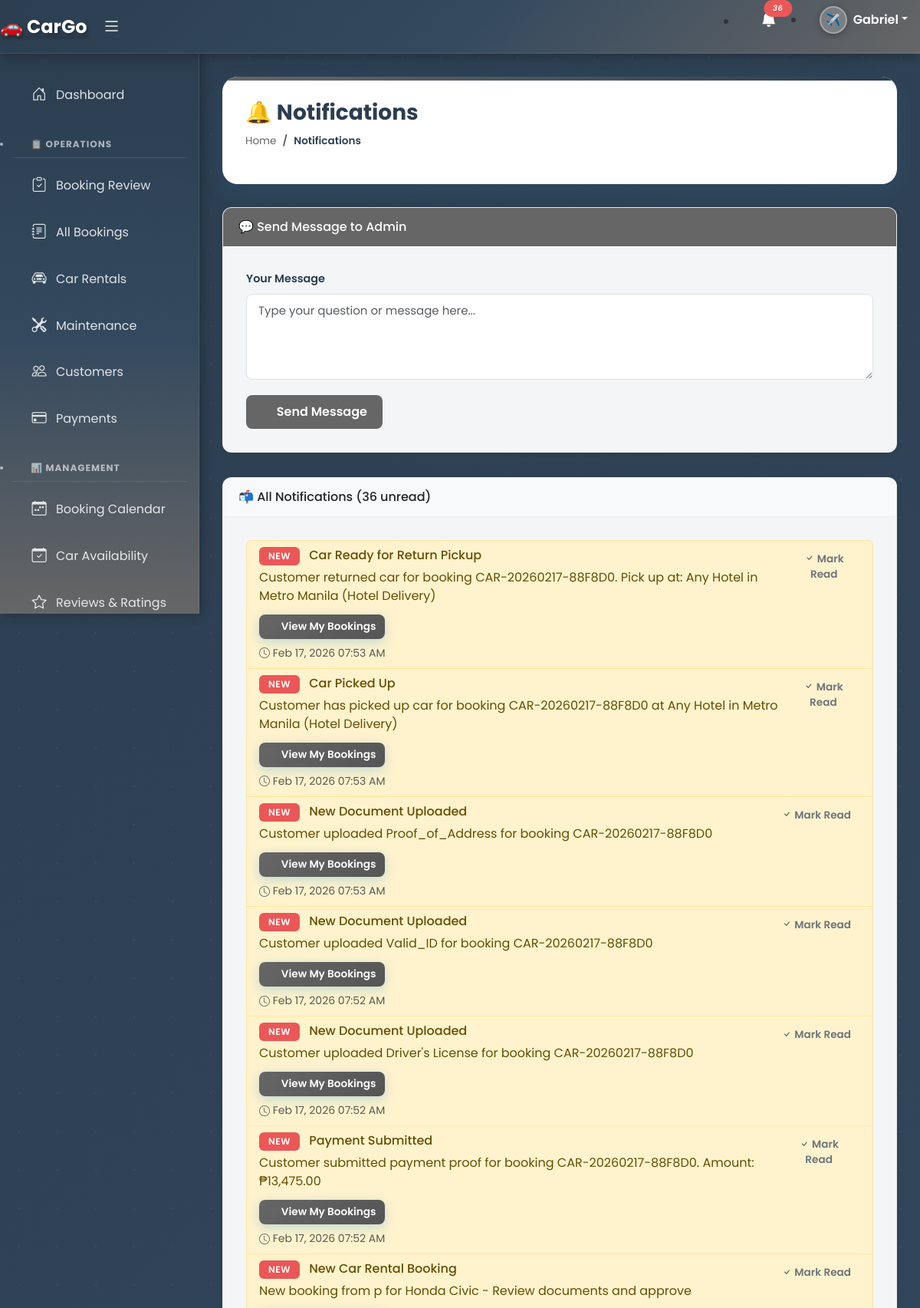
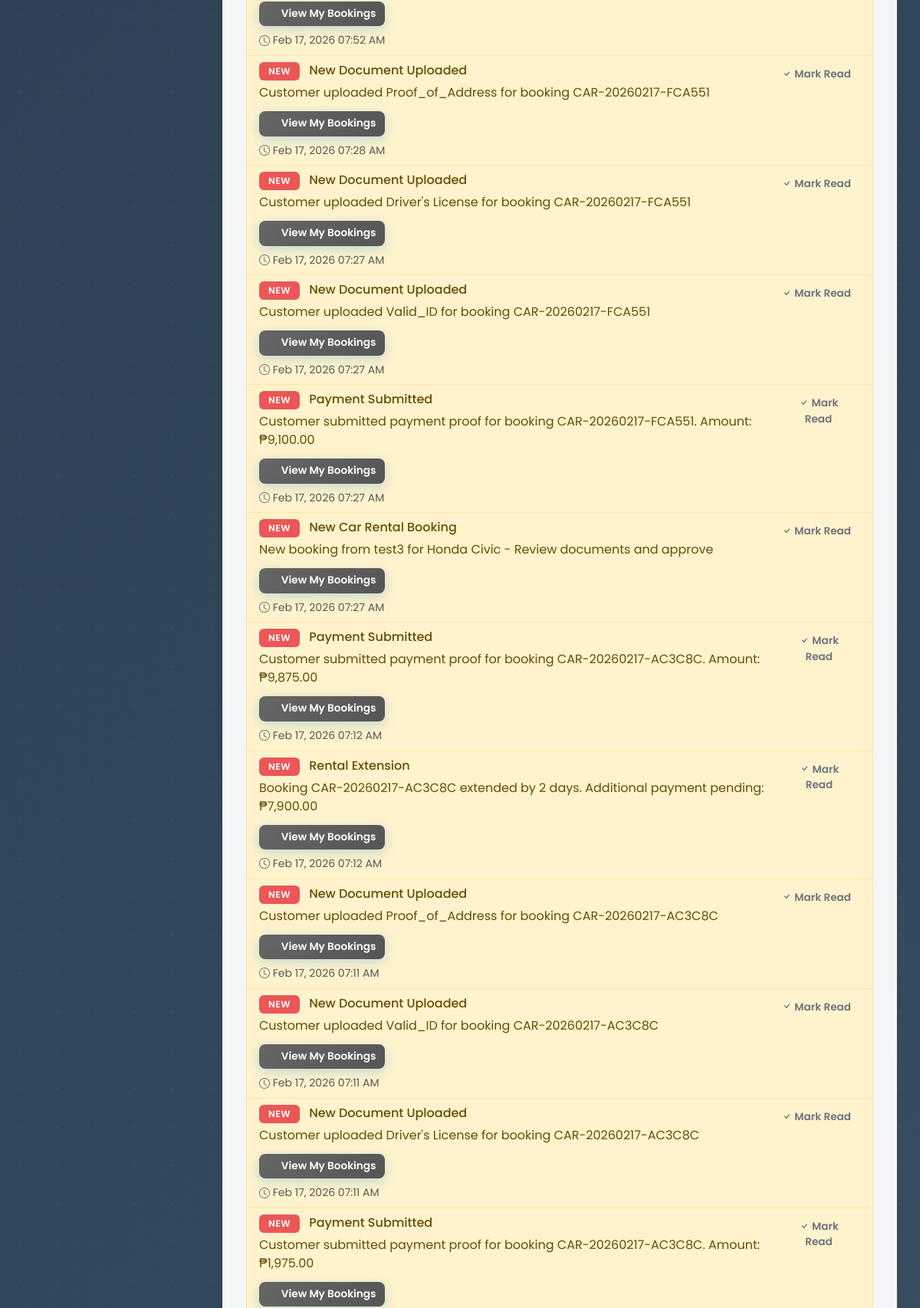
Screenshot of /index.php?page=notifications (signed in, upper part) with the database file from the repository (2 pictures, top to bottom).
### tables this page shows
CREATE TABLE `notifications` (
  `id` int(11) NOT NULL,
  `user_type` varchar(20) NOT NULL,
  `user_id` varchar(50) DEFAULT NULL,
  `title` varchar(255) NOT NULL,
  `message` text NOT NULL,
  `booking_id` varchar(50) DEFAULT NULL,
  `is_read` tinyint(1) DEFAULT 0,
  `created_at` timestamp NOT NULL DEFAULT current_timestamp()
);

### modules/notifications.php (the view, shortened to what this page needs)
<?php
$host = 'localhost';
$user = 'root';
$pass = '';
$dbname = 'travel_db_improved';
$conn = new mysqli($host, $user, $pass, $dbname);
$is_admin = isset($_SESSION['user_type']) && $_SESSION['user_type'] === 'admin';
$is_staff = isset($_SESSION['user_type']) && $_SESSION['user_type'] === 'staff';
$user_email = '';
$notifications = [];
if ($is_admin) {
    $result = $conn->query("SELECT * FROM notifications WHERE user_type='admin' ORDER BY created_at DESC");
} elseif ($is_staff) {
    $result = $conn->query("SELECT * FROM notifications WHERE user_type='staff' ORDER BY created_at DESC");
} else {
    $result = $conn->query("SELECT * FROM notifications WHERE user_type='customer' AND user_id='$user_email' ORDER BY created_at DESC");
}
while($row = $result->fetch_assoc()) {
    $notifications[] = $row;
}
$unread_count = count(array_filter($notifications, function($n) { return !$n['is_read']; }));
?>
<div class="pagetitle">
  <h1>🔔 Notifications</h1>
  <nav>
    <ol class="breadcrumb">
      <li class="breadcrumb-item"><a href="index.php">Home</a></li>
      <li class="breadcrumb-item active">Notifications</li>
    </ol>
  </nav>
</div>
<section class="section">
  <?php if (!$is_admin): ?>
  <div class="card mb-4">
    <div class="card-header" style="background-color: #666; color: white;">
      <h6 class="mb-0">💬 Send Message to Admin</h6>
    </div>
    <div class="card-body">
      <form method="POST">
        <div class="mb-3">
          <label class="form-label">Your Message</label>
          <textarea class="form-control" name="message" rows="4" placeholder="Type your question or message here..." required></textarea>
        </div>
        <button type="submit" name="send_message" class="btn" style="background-color: #666; color: white;">
          <i class="bi bi-send"></i> Send Message
        </button>
      </form>
    </div>
  </div>
  <?php endif; ?>
  <div class="card">
    <div class="card-header bg-light d-flex justify-content-between align-items-center">
      <h6 class="mb-0">📬 All Notifications (<?php echo $unread_count; ?> unread)</h6>
    </div>
    <div class="card-body">
      <?php if (empty($notifications)): ?>
      <div class="text-center py-5">
        <i class="bi bi-bell-slash display-1 text-muted"></i>
        <p class="mt-3 text-muted">No notifications yet</p>
      </div>
      <?php else: ?>
      <div class="list-group">
        <?php foreach($notifications as $notif): ?>
        <div class="list-group-item <?php echo !$notif['is_read'] ? 'list-group-item-warning' : ''; ?>">
          <div class="d-flex justify-content-between align-items-start">
            <div class="flex-grow-1">
              <h6 class="mb-1">
                <?php if (!$notif['is_read']): ?>
                <span class="badge bg-danger me-2">NEW</span>
                <?php endif; ?>
                <?php echo htmlspecialchars($notif['title']); ?>
              </h6>
              <p class="mb-1"><?php echo htmlspecialchars($notif['message']); ?></p>
              <?php if ($notif['booking_id'] && $is_admin): ?>
              <a href="index.php?page=booking_details&id=<?php echo $notif['booking_id']; ?>" class="btn btn-sm btn-primary mt-2">
                <i class="bi bi-eye"></i> View Booking
              </a>
              <?php elseif ($notif['booking_id']): ?>
              <a href="index.php?page=my_bookings" class="btn btn-sm btn-primary mt-2">
                <i class="bi bi-eye"></i> View My Bookings
              </a>
              <?php endif; ?>
              <small class="text-muted d-block mt-2">
                <i class="bi bi-clock"></i> <?php echo date('M d, Y h:i A', strtotime($notif['created_at'])); ?>
              </small>
            </div>
            <?php if (!$notif['is_read']): ?>
            <a href="?page=notifications&mark_read=<?php echo $notif['id']; ?>" class="btn btn-sm btn-outline-secondary">
              <i class="bi bi-check"></i> Mark Read
            </a>
            <?php endif; ?>
          </div>
        </div>
        <?php endforeach; ?>
      </div>
      <?php endif; ?>
    </div>
  </div>
</section>

### assets/css/style.css (style rules this page uses)
:root { --ocean-blue: #2D9CDB; --coral-pink: #FF7A7A; --sunset-orange: #FF9F43; --palm-green: #27AE60; --sand-beige: #F2C94C; --lagoon-teal: #56CCF2; --volcano-red: #EB5757; --deep-navy: #1A3B5D; --sunset-gradient: linear-gradient(135deg, #FF7A7A 0%, #FF9F43 100%); --ocean-gradient: linear-gradient(135deg, #2D9CDB 0%, #56CCF2 100%); --beach-gradient: linear-gradient(135deg, #F2C94C 0%, #FFEAA7 100%); --forest-gradient: linear-gradient(135deg, #27AE60 0%, #6FCF97 100%); --card-shadow: 0 10px 30px rgba(45, 156, 219, 0.1); --card-shadow-hover: 0 15px 40px rgba(45, 156, 219, 0.2); }
body { font-family: 'Poppins', sans-serif; background-color: #f8fafc; background-image: url('../img/travel-pattern.png'); background-size: 300px; }
.badge { padding: 8px 15px; border-radius: 20px; font-weight: 500; text-transform: uppercase; letter-spacing: 0.5px; }
.bg-danger { background-color: var(--volcano-red) !important; }
.form-control, .form-select { border: 2px solid #e0f2ff; border-radius: 12px; padding: 12px 15px; transition: all 0.3s ease; font-size: 15px; }
.btn { border-radius: 12px; padding: 12px 30px; font-weight: 600; transition: all 0.3s ease; border: none; position: relative; overflow: hidden; }
.btn::after { content: ''; position: absolute; top: 50%; left: 50%; width: 5px; height: 5px; background: rgba(255, 255, 255, 0.6); opacity: 0; border-radius: 100%; transform: scale(1, 1) translate(-50%); transform-origin: 50% 50%; }
.btn-primary { background: var(--ocean-gradient); box-shadow: 0 4px 15px rgba(45, 156, 219, 0.3); }
.bi { vertical-align: middle; }
.pagetitle { background: white; padding: 30px; border-radius: 20px; margin-bottom: 30px; box-shadow: var(--card-shadow); position: relative; overflow: hidden; }
.pagetitle::before { content: ''; position: absolute; top: 0; left: 0; right: 0; height: 5px; background: linear-gradient(135deg, #666 0%, #2c3e50 100%); }
.pagetitle h1 { color: var(--deep-navy); font-weight: 700; margin-bottom: 10px; }
.breadcrumb { background: none; padding: 0; margin: 0; }
.breadcrumb-item a { color: var(--lagoon-teal); text-decoration: none; }
.breadcrumb-item.active { color: var(--ocean-blue); }
.card { border-radius: 20px; border: none; box-shadow: var(--card-shadow); transition: all 0.3s ease; overflow: hidden; }
.card-body { padding: 30px; }
.card { position: relative; overflow: hidden; }
.card::before { content: ''; position: absolute; top: -50%; left: -50%; width: 200%; height: 200%; background: linear-gradient(45deg, transparent, rgba(102, 102, 102, 0.05), transparent); transform: rotate(45deg); transition: all 0.6s; opacity: 0; }
.badge { animation: pulse 2s ease-in-out infinite; }
.card, .stat-card { opacity: 1; transform: translateY(0); }
.btn { position: relative; overflow: hidden; }
.btn::before { content: ''; position: absolute; top: 50%; left: 50%; width: 0; height: 0; border-radius: 50%; background: rgba(255, 255, 255, 0.3); transform: translate(-50%, -50%); transition: width 0.6s, height 0.6s; }
.pagetitle { opacity: 1; transform: translateX(0); }
.breadcrumb-item { opacity: 1; }

### rows the page displays
notifications: is_read "NEW", title "Car Ready for Return Pickup", message "Customer returned car for booking CAR-20260217-88F8D0. Pick up at: Any Hotel in Metro Manila (Hotel Delivery)", shows "View My Bookings", created_at "Feb 17, 2026 07:53 AM"
notifications: is_read "NEW", title "Car Picked Up", message "Customer has picked up car for booking CAR-20260217-88F8D0 at Any Hotel in Metro Manila (Hotel Delivery)", shows "View My Bookings", created_at "Feb 17, 2026 07:53 AM"
notifications: is_read "NEW", title "New Document Uploaded", message "Customer uploaded Proof_of_Address for booking CAR-20260217-88F8D0", shows "View My Bookings", created_at "Feb 17, 2026 07:53 AM"
notifications: is_read "NEW", title "New Document Uploaded", message "Customer uploaded Valid_ID for booking CAR-20260217-88F8D0", shows "View My Bookings", created_at "Feb 17, 2026 07:52 AM"
notifications: is_read "NEW", title "New Document Uploaded", message "Customer uploaded Driver's License for booking CAR-20260217-88F8D0", shows "View My Bookings", created_at "Feb 17, 2026 07:52 AM"
notifications: is_read "NEW", title "Payment Submitted", message "Customer submitted payment proof for booking CAR-20260217-88F8D0. Amount: ₱13,475.00", shows "View My Bookings", created_at "Feb 17, 2026 07:52 AM"
notifications: is_read "NEW", title "New Car Rental Booking", message "New booking from p for Honda Civic - Review documents and approve", shows "View My Bookings", created_at "Feb 17, 2026 07:52 AM"
notifications: is_read "NEW", title "New Document Uploaded", message "Customer uploaded Proof_of_Address for booking CAR-20260217-FCA551", shows "View My Bookings", created_at "Feb 17, 2026 07:28 AM"
notifications: is_read "NEW", title "New Document Uploaded", message "Customer uploaded Driver's License for booking CAR-20260217-FCA551", shows "View My Bookings", created_at "Feb 17, 2026 07:27 AM"
notifications: is_read "NEW", title "New Document Uploaded", message "Customer uploaded Valid_ID for booking CAR-20260217-FCA551", shows "View My Bookings", created_at "Feb 17, 2026 07:27 AM"
notifications: is_read "NEW", title "Payment Submitted", message "Customer submitted payment proof for booking CAR-20260217-FCA551. Amount: ₱9,100.00", shows "View My Bookings", created_at "Feb 17, 2026 07:27 AM"
notifications: is_read "NEW", title "New Car Rental Booking", message "New booking from test3 for Honda Civic - Review documents and approve", shows "View My Bookings", created_at "Feb 17, 2026 07:27 AM"
notifications: is_read "NEW", title "Payment Submitted", message "Customer submitted payment proof for booking CAR-20260217-AC3C8C. Amount: ₱9,875.00", shows "View My Bookings", created_at "Feb 17, 2026 07:12 AM"
notifications: is_read "NEW", title "Rental Extension", message "Booking CAR-20260217-AC3C8C extended by 2 days. Additional payment pending: ₱7,900.00", shows "View My Bookings", created_at "Feb 17, 2026 07:12 AM"
notifications: is_read "NEW", title "New Document Uploaded", message "Customer uploaded Proof_of_Address for booking CAR-20260217-AC3C8C", shows "View My Bookings", created_at "Feb 17, 2026 07:11 AM"
notifications: is_read "NEW", title "New Document Uploaded", message "Customer uploaded Valid_ID for booking CAR-20260217-AC3C8C", shows "View My Bookings", created_at "Feb 17, 2026 07:11 AM"
notifications: is_read "NEW", title "New Document Uploaded", message "Customer uploaded Driver's License for booking CAR-20260217-AC3C8C", shows "View My Bookings", created_at "Feb 17, 2026 07:11 AM"
notifications: is_read "NEW", title "Payment Submitted", message "Customer submitted payment proof for booking CAR-20260217-AC3C8C. Amount: ₱1,975.00", shows "View My Bookings"

### other values shown
$unread_notifications "36"
$display_name "Gabriel"
$unread_count "36"
